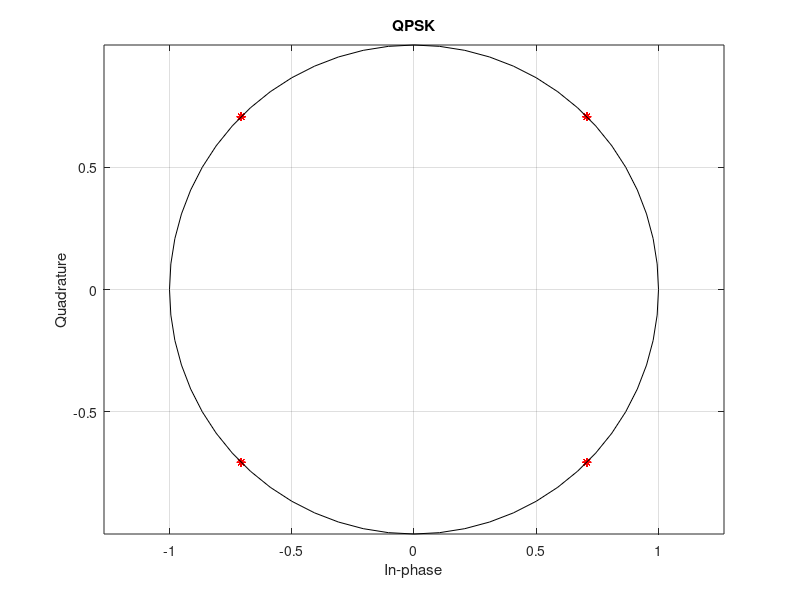

Recreate this plot in MATLAB.
% Create 32-QAM modulator
clear all;
M = 4;
msg = randi([0,M-1],1,80); % 八进制，80个符号
% figure(1);stem(msg);
msg1 = pskmod(msg,M,pi/4); % psk调制
scatterplot(msg1,1,0,'r*'); % 画星座图
title("QPSK");
grid on;
hold on;
rectangle('Position',[-1, -1, 2, 2],'Curvature',[1, 1]);axis equal; % 画圆